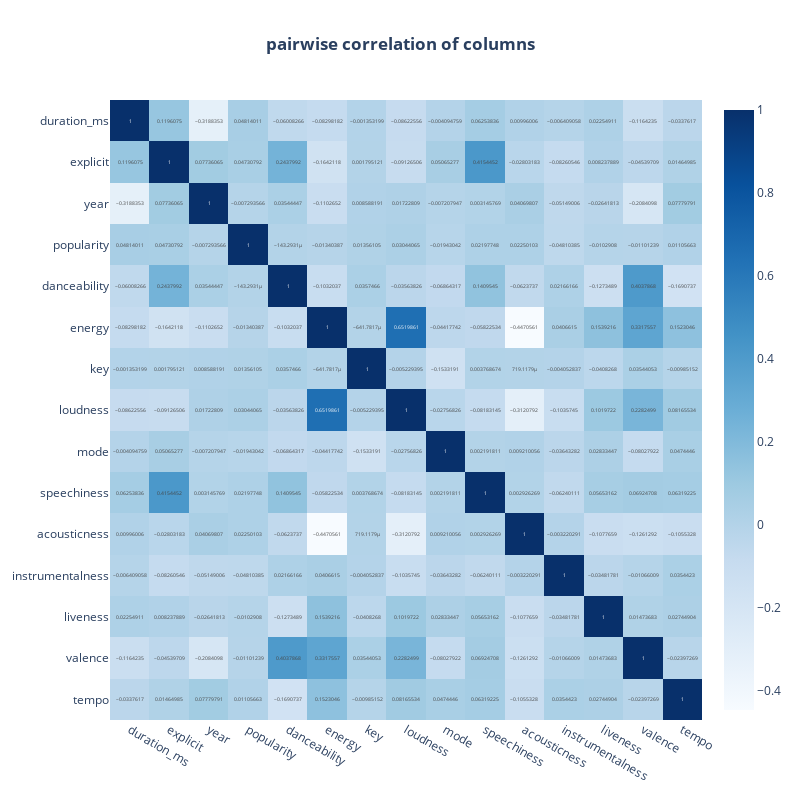

Notebook code for this chart:
### Markdown cell above
## Correlation Matrix Plot

### Code cell
fig = px.imshow(df.corr(),text_auto=True,height=800,width=800,color_continuous_scale=px.colors.sequential.Blues,aspect='auto',title='<b>pairwise correlation of columns')
fig.update_layout(title_x=0.5)

### Figure 1 — Plotly figure (JSON) as saved in the notebook; plotly's stock layout.template omitted (floating-point values rounded to 4 significant figures; data arrays with more than 128 entries replaced by an {"elided": "..."} marker saying what was removed)
{"data": [{"coloraxis": "coloraxis", "hovertemplate": "x: %{x}<br>y: %{y}<br>color: %{z}<extra></extra>", "name": "0", "texttemplate": "%{z}", "type": "heatmap", "x": ["duration_ms", "explicit", "year", "popularity", "danceability", "energy", "key", "loudness", "mode", "speechiness", "acousticness", "instrumentalness", "liveness", "valence", "tempo"], "xaxis": "x", "y": ["duration_ms", "explicit", "year", "popularity", "danceability", "energy", "key", "loudness", "mode", "speechiness", "acousticness", "instrumentalness", "liveness", "valence", "tempo"], "yaxis": "y", "z": {"elided": "15x15 float values"}}], "layout": {"coloraxis": {"colorscale": [[0, "rgb(247,251,255)"], [0.125, "rgb(222,235,247)"], [0.25, "rgb(198,219,239)"], [0.375, "rgb(158,202,225)"], [0.5, "rgb(107,174,214)"], [0.625, "rgb(66,146,198)"], [0.75, "rgb(33,113,181)"], [0.875, "rgb(8,81,156)"], [1, "rgb(8,48,107)"]]}, "height": 800, "title": {"text": "<b>pairwise correlation of columns", "x": 0.5}, "width": 800, "xaxis": {"anchor": "y", "domain": [0, 1]}, "yaxis": {"anchor": "x", "autorange": "reversed", "domain": [0, 1]}}}
